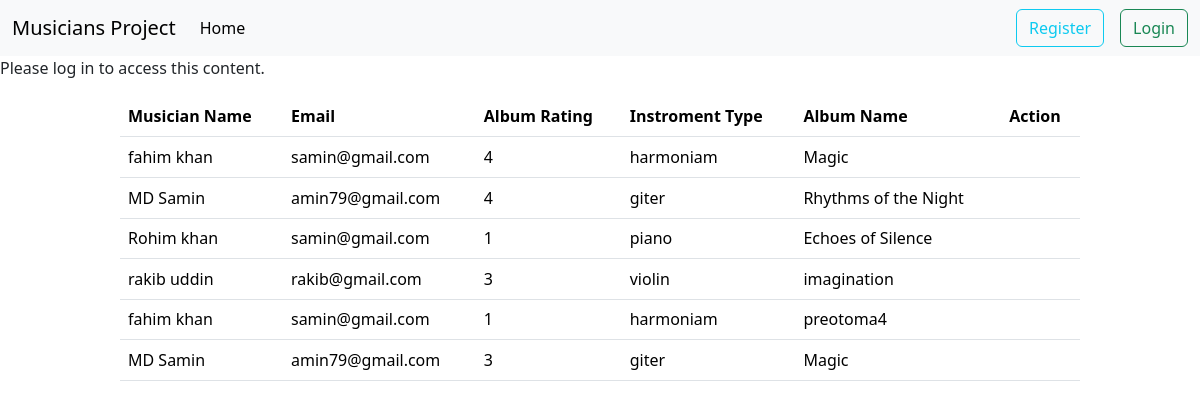
The page / on the database its author committed.
### Album/models.py (models this page shows, shortened)
class AlbumModel(models.Model):
    album_name = models.CharField(max_length=100)
    musician = models.ForeignKey(MusicianModel, on_delete=models.CASCADE, related_name='albums')
    release_date = models.DateField()
    RATING_CHOICES  = [
        (1, '1'),
        (2, '2'),
        (3, '3'),
        (4, '4'),
        (5, '5'),
    ]
    rating = models.PositiveIntegerField(choices=RATING_CHOICES)

### musician/models.py (models this page shows, shortened)
class MusicianModel(models.Model):
    first_name = models.CharField(max_length=100)
    last_name = models.CharField(max_length=100)
    email = models.EmailField()
    phone_number = models.IntegerField()
    instrument_type = models.CharField(max_length=100)

### Musicians_Directory/views.py (the view)
# urls.py: path('', views.homeviews.as_view(), name="homepage"),
class homeviews(ListView):
    model = AlbumModel
    template_name = 'home.html'
    context_object_name = 'data' # album model er all object k nea context e patidibe

### templates/home.html (shortened to what this page needs)
{% extends "base.html" %}
{% block content %}
<table class="table " style="width: 80%; margin :auto;">
  <thead>
    <tr>
      <th scope="col">Musician Name</th>
      <th scope="col">Email</th>
      <th scope="col">Album Rating</th>
      <th scope="col">Instroment Type</th>
      <th scope="col">Album Name</th>
      <th scope="col">Action</th>
    </tr>
  </thead>
  {% for album in data %}
  <tbody>
    <tr>
      <td>{{album.musician.first_name}} {{album.musician.last_name}}</td>
      <td>{{album.musician.email}}</td>
      <td>{{album.rating}}</td>
      <td>{{album.musician.instrument_type}}</td>
      <td>{{album.album_name}}</td>
      <td>
      </td>
    </tr>
  </tbody>
  {% endfor %}
</table>
{% endblock content %}

### templates/base.html (shortened to what this page needs)
<!doctype html>
<html lang="en">
  <head>
    <link href="https://cdn.jsdelivr.net/npm/bootstrap@5.3.3/dist/css/bootstrap.min.css" rel="stylesheet">
  </head>
  <body>
    <nav class="navbar navbar-expand-lg bg-body-tertiary">
  <div class="container-fluid">
    <a class="navbar-brand" href="#">Musicians Project</a>
    <div class="collapse navbar-collapse" id="navbarSupportedContent">
      <ul class="navbar-nav me-auto mb-2 mb-lg-0">
        <li class="nav-item">
          <a class="nav-link active" aria-current="page" href="{% url 'homepage' %}">Home</a>
        </li>
      </ul>
      <div class="d-flex" role="search">
        {% if request.user.is_authenticated %}
        <a href="{%url 'logout_page' %}" class="btn btn-outline-success" type="submit">Logout</a>
        {% else %}
        <a href="{% url 'register_page' %}" class="btn btn-outline-info mx-3" type="submit">Register</a>
        <a href="{% url 'login_page' %}" class="btn btn-outline-success" type="submit">Login</a>
        {% endif %}
      </div>
    </div>
  </div>
</nav>
{% if request.user.is_authenticated %}
    <p>Welcome, {{ request.user.username }}!</p>
{% else %}
    <p>Please log in to access this content.</p>
{% endif %}
    {% block content %}
    {% endblock content %}
  </body>
</html>

### rows shown on the page
AlbumModel: musician.first_name "fahim", musician.last_name "khan", musician.email "samin@gmail.com", rating "4", musician.instrument_type "harmoniam", album_name "Magic"
AlbumModel: musician.first_name "MD", musician.last_name "Samin", musician.email "amin79@gmail.com", rating "4", musician.instrument_type "giter", album_name "Rhythms of the Night"
AlbumModel: musician.first_name "Rohim", musician.last_name "khan", musician.email "samin@gmail.com", rating "1", musician.instrument_type "piano", album_name "Echoes of Silence"
AlbumModel: musician.first_name "rakib", musician.last_name "uddin", musician.email "rakib@gmail.com", rating "3", musician.instrument_type "violin", album_name "imagination"
AlbumModel: musician.first_name "fahim", musician.last_name "khan", musician.email "samin@gmail.com", rating "1", musician.instrument_type "harmoniam", album_name "preotoma4"
AlbumModel: musician.first_name "MD", musician.last_name "Samin", musician.email "amin79@gmail.com", rating "3", musician.instrument_type "giter", album_name "Magic"
